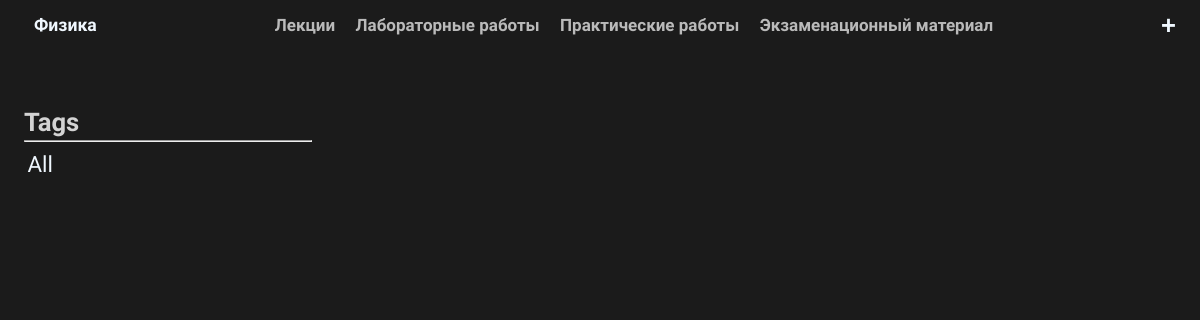
Page /lections/ on the earlier database version.
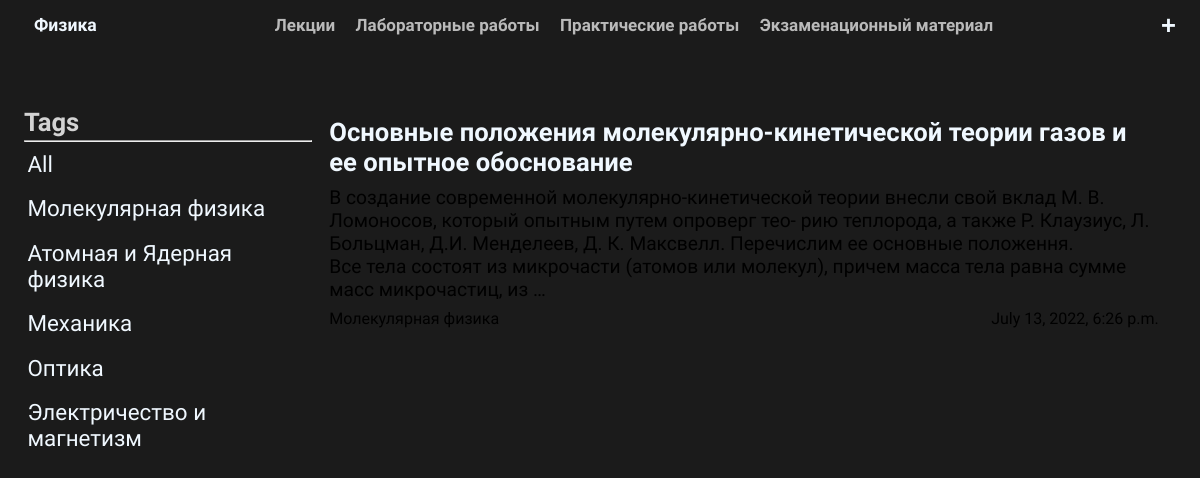
Same page on the later database version.
### base/models.py (models this page shows, shortened)
class Tag(models.Model):
  name = models.CharField(max_length=200)
  def __str__(self):
      return self.name

class Article(models.Model):
  user = models.ForeignKey(User, on_delete=models.SET_NULL, null=True)
  title = models.CharField(max_length=250)
  tag = models.ForeignKey(Tag, on_delete=models.SET_NULL, null=True)
  text = RichTextField()
  created = models.DateTimeField(auto_now_add=True)
  updated = models.DateTimeField(auto_now=True)
  class Meta:
      ordering = ['-updated', '-created']

### base/views.py (the view)
# urls.py: path('lections/', views.lections, name='lections'),
def lections(request):
  q = request.GET.get('q') if request.GET.get('q') != None else ''
  articles = Article.objects.filter(
      Q(tag__name__icontains=q) |
      Q(title__icontains=q)
  )
  tags = Tag.objects.all()
  context = {'articles': articles, 'tags': tags}
  return render(request, 'base/lections.html', context)

### base/templates/base/lections.html (shortened to what this page needs)
{% extends 'main.html' %}
{% block content %}
<article class="lections">
    <div class="lections__tags">
        <h2>Tags</h2>
        <hr>
        <a href = "{% url 'base:lections' %}" class='lection__tag'>All</a>
        {% for tag in tags %}
            <a class='lection__tag' href="{% url 'base:lections' %}?q={{tag}}">{{tag}}</a>
        {% endfor %}
    </div>
    <div class="lections__posts">
        {% for article in articles  %}
            <div class="article">
                <a href="{% url 'base:lection' article.id %}"><h2>{{article.title}}</h2></a>
                <div class='article__text'>{{article.text|truncatewords:50}}</div>
                <div class="article__item">
                    <div class="article__tag">{{article.tag}}</div>
                    <p>{{article.updated}}</p>
                </div>
            </div>
        {% endfor %}
    </div>
</article>
{% endblock content %}

### templates/main.html (shortened to what this page needs)
<!DOCTYPE html>
<html lang="en">
<head>
</head>
<body>
    {% autoescape off %}
        {% include 'header.html' %}
        {% block content %}{% endblock content %}
    {% endautoescape %}
</body>
</html>

### templates/header.html (shortened to what this page needs)
<header class="header">
    <div class="header__log" >
        <a href='/' class="header-name">Физика</a>
    </div>
    <div class="header__menu">
        <div class="header__inside" id="menu">
            <a class="header__button" href="{% url 'base:lections' %}">Лекции</a>
            <a class="header__button" href="{% url 'base:labworks' %}">Лабораторные работы</a>
            <a class="header__button" href="">Практические работы</a>
            <a class="header__button" href="">Экзаменационный материал</a>
        </div>
    </div>
    <div class="header__create">
        <button class="header__span create" >+</button>
    </div>
</header>

### templates/header.html (style rules this page uses)
.header { width: 100%; height: 50px; display: flex; justify-content: space-between; align-items: center; position: fixed; top:0; z-index: 100; background-color: rgb(27 27 27); padding: 0 2%; }
.header__log { display: flex; align-items: center; }
button { background-color: transparent; border: none; outline: none; font-size: 1.8rem; color: aliceblue; }
.header-name { padding: 0 10px; font-weight: 600; color: aliceblue; text-decoration: none; }
.header__menu { display: flex; justify-content: center; }
.header__button { text-decoration: none; padding: 18px 8px; font-size: 17px; font-family: 600; color: rgb(254,254,254,.7); font-weight:600; margin: 0; }
.create { font-weight: 800; font-size: 1.6rem; }

### templates/main.html (style rules this page uses)
* { box-sizing: border-box; margin: 0; padding: 0; text-decoration: none; transition: all .4s linear; list-style-type: none; }
body { background-color: rgb(27 27 27); color: lightgray; font-size: 1.1rem; overflow-x: hidden; font-family: 'Fira Sans Condensed', sans-serif; }
a { color: aliceblue; }
.article { margin: 1.6% 0; }
h2 { font-size: 1.6rem; margin: 1% 0; }
.article__item { display: flex; justify-content: space-between; align-items: center; margin: 1% 0; }
.lection__tag { font-size: 1.4rem; margin: 2% 0; padding: 1.2%; }
.lections__tags { display: flex; flex-direction: column; }
.article__text { font-size: 1.2rem; }
article { display: grid; grid-template-columns: 1fr 3fr; padding: 0 2%; margin: 7% 0; width: 100%; }
.lections__posts { padding: 0 2%; }

Differences in the rows shown:
added Tag: name "Молекулярная физика"
added Tag: name "Атомная и Ядерная физика"
added Tag: name "Механика"
added Tag: name "Оптика"
added Tag: name "Электричество и магнетизм"
added Article: title "Основные положения молекулярно-кинетической теории газов и ее опытное обоснование", text "В создание современной молекулярно-кинетической теории внесли свой вклад М. В. Ломоносов, который опытным путем опроверг тео- рию теплорода, а также Р. Клаузиус, Л. Больцман, Д.И. Менделеев, Д. К. Максвелл. Перечислим ее основные положення. Все тела состоят из микрочасти (атомов или молекул), причем масса тела равна сумме масс микрочастиц, из …", tag "Молекулярная физика", updated "July 13, 2022, 6:26 p.m."
